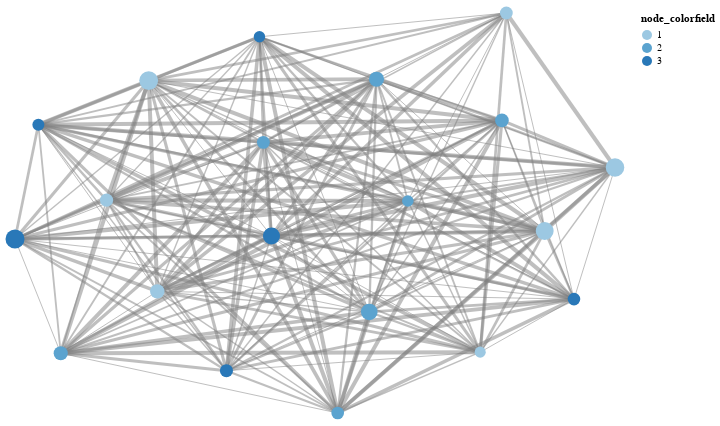

Notebook code for this chart:
### Code cell
random_nodecolor = rand([1,2,3],20)
random_nodesize  = rand(20)
p = VegaGraphs.graphplot(g,tooltip=true,ew=true,
    node_label=false,node_colorfield=random_nodecolor,
    node_sizefield=random_nodesize,
    node_sizefieldtype="q",
    node_colorfieldtype="o",
    edge_weightfield=random_ew
)

### Figure 1 — Vega-Lite specification as saved in the notebook (floating-point values rounded to 4 significant figures; data arrays with more than 128 entries replaced by an {"elided": "..."} marker saying what was removed)
{"layer": [{"data": {"values": {"elided": "372 records"}}, "layer": [{"encoding": {"detail": {"field": "pairs", "type": "ordinal"}, "size": {"field": "ew", "legend": null, "type": "o"}, "x": {"axis": null, "field": "edges_x", "type": "quantitative"}, "y": {"axis": null, "field": "edges_y", "type": "quantitative"}}, "height": 400, "mark": {"clip": false, "color": "gray", "opacity": 0.5, "size": 0.8, "type": "line"}, "width": 600}]}, {"data": {"values": [{"keywords": 1, "node_colorfield": 3, "node_sizefield": 0.9683, "node_x": -1, "node_y": -0.1303}, {"keywords": 2, "node_colorfield": 1, "node_sizefield": 0.9096, "node_x": 1, "node_y": 0.2274}, {"keywords": 3, "node_colorfield": 1, "node_sizefield": 0.4007, "node_x": -0.5256, "node_y": -0.392}, {"keywords": 4, "node_colorfield": 3, "node_sizefield": 0.2183, "node_x": 0.8633, "node_y": -0.4306}, {"keywords": 5, "node_colorfield": 1, "node_sizefield": 0.8126, "node_x": 0.7656, "node_y": -0.09008}, {"keywords": 6, "node_colorfield": 2, "node_sizefield": 0.2448, "node_x": -0.1721, "node_y": 0.3532}, {"keywords": 7, "node_colorfield": 1, "node_sizefield": 0.2384, "node_x": 0.6378, "node_y": 1}, {"keywords": 8, "node_colorfield": 1, "node_sizefield": 0.9429, "node_x": -0.5544, "node_y": 0.6622}, {"keywords": 9, "node_colorfield": 2, "node_sizefield": 0.3176, "node_x": 0.6231, "node_y": 0.463}, {"keywords": 10, "node_colorfield": 2, "node_sizefield": 0.4706, "node_x": 0.2051, "node_y": 0.6692}, {"keywords": 11, "node_colorfield": 1, "node_sizefield": 0.08778, "node_x": 0.5506, "node_y": -0.6958}, {"keywords": 12, "node_colorfield": 2, "node_sizefield": 0.1232, "node_x": 0.3095, "node_y": 0.06005}, {"keywords": 13, "node_colorfield": 1, "node_sizefield": 0.2733, "node_x": -0.6948, "node_y": 0.06437}, {"keywords": 14, "node_colorfield": 3, "node_sizefield": 0.2667, "node_x": -0.2952, "node_y": -0.7885}, {"keywords": 15, "node_colorfield": 3, "node_sizefield": 0.7043, "node_x": -0.1451, "node_y": -0.1152}, {"keywords": 16, "node_colorfield": 2, "node_sizefield": 0.6569, "node_x": 0.1809, "node_y": -0.4948}, {"keywords": 17, "node_colorfield": 3, "node_sizefield": 0.1106, "node_x": -0.1851, "node_y": 0.8811}, {"keywords": 18, "node_colorfield": 2, "node_sizefield": 0.37, "node_x": -0.8476, "node_y": -0.7013}, {"keywords": 19, "node_colorfield": 3, "node_sizefield": 0.1644, "node_x": -0.9221, "node_y": 0.4418}, {"keywords": 20, "node_colorfield": 2, "node_sizefield": 0.2237, "node_x": 0.07565, "node_y": -1}]}, "layer": [{"encoding": {"color": {"field": "node_colorfield", "scale": {"scheme": "blues"}, "type": "o"}, "size": {"field": "node_sizefield", "legend": null, "scale": {"rangeMin": 100}, "type": "q"}, "tooltip": [{"field": "keywords", "type": "nominal"}], "x": {"axis": null, "field": "node_x", "type": "quantitative"}, "y": {"axis": null, "field": "node_y", "type": "quantitative"}}, "height": 400, "mark": {"clip": false, "color": "#9ecae9", "opacity": 1, "size": 500, "type": "circle"}, "selection": {"grid": {"bind": "scales", "type": "interval"}}, "width": 600}]}], "view": {"stroke": null}}
